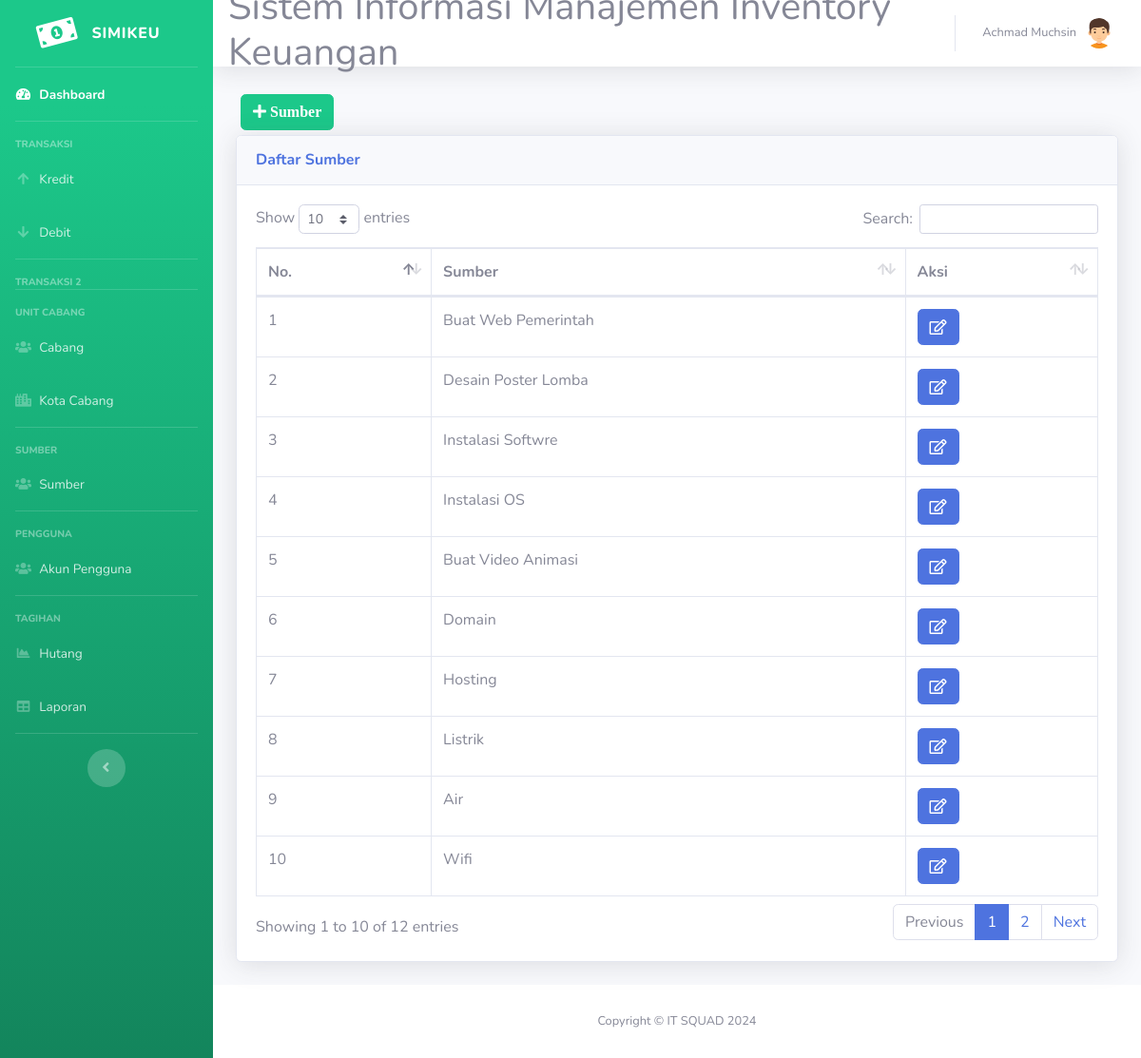
The app's page /sumber.php (signed in) with its own data.
### tables this page shows
CREATE TABLE `sumber` (
  `id_sumber` int(11) NOT NULL,
  `nama` varchar(40) NOT NULL
);

### sumber.php (the view, shortened to what this page needs)
<!DOCTYPE html>
<html lang="en">
<head>
  <link href="vendor/fontawesome-free/css/all.min.css" rel="stylesheet" type="text/css">
  <link href="css/sb-admin-2.min.css" rel="stylesheet">
  <link href="vendor/datatables/dataTables.bootstrap4.min.css" rel="stylesheet">
</head>
<body id="page-top">
<?php require 'koneksi.php'; ?>
<?php require 'sidebar.php'; ?>
      <div id="content">
<?php require 'navbar.php'; ?>
        <div class="container-fluid">
<button type="button" class="btn btn-success" style="margin:5px" data-toggle="modal" data-target="#myModalTambah"><i class="fa fa-plus"> Sumber</i></button><br>
          <div class="card shadow mb-4">
            <div class="card-header py-3">
              <h6 class="m-0 font-weight-bold text-primary">Daftar Sumber</h6>
            </div>
            <div class="card-body">
              <div class="table-responsive">
                <table class="table table-bordered" id="dataTable" width="100%" cellspacing="0">
                  <thead>
                    <tr>
                      <th>No.</th>
                      <th>Sumber</th>
                      <th>Aksi</th>
                    </tr>
                  </thead>
                  <tbody>
				  <?php
$query = mysqli_query($koneksi,"SELECT * FROM sumber");
$no = 1;
while ($data = mysqli_fetch_assoc($query))
{
?>
                    <tr>
                    <td><?=$no?></td>
                      <td><?=$data['nama']?></td>
					  <td>
<a href="#" type="button" class=" fa fa-edit btn btn-primary btn-md" data-toggle="modal" data-target="#myModal<?php echo $data['id_sumber']; ?>"></a>
</td>
</tr>
<?php $no++; ?>
  </div>
<?php
}
?>
<?php require 'footer.php'?>
</body>
</html>

### records on screen
sumber: nama "Buat Web Pemerintah"
sumber: nama "Desain Poster Lomba"
sumber: nama "Instalasi Softwre"
sumber: nama "Instalasi OS"
sumber: nama "Buat Video Animasi"
sumber: nama "Domain"
sumber: nama "Hosting"
sumber: nama "Listrik"
sumber: nama "Air"
sumber: nama "Wifi"

### other values on screen
$_SESSION['nama'] "Achmad Muchsin"
